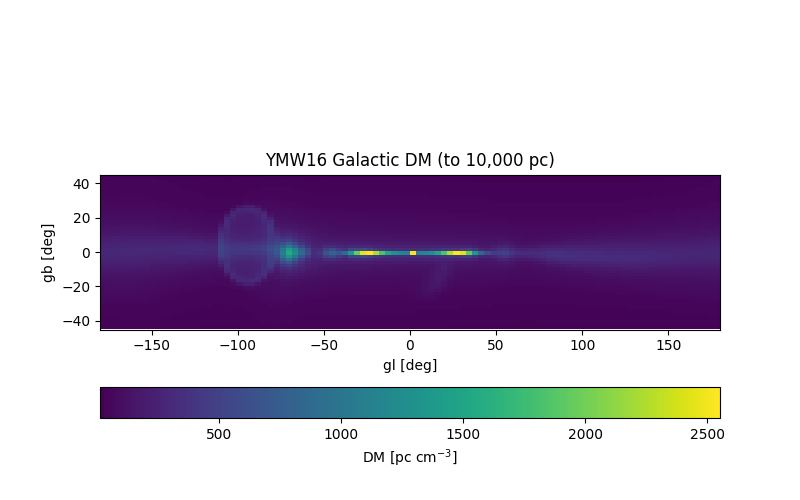

Here is the Python script that generated this plot:
#!/usr/bin/env python
"""
# plot_los_dm.py

Plot electron density from Earth-centric Galactic coordinates, out to a distance
of 10,000 parsecs.
"""

import pyymw16
import pylab as plt
import numpy as np

d = np.zeros((100, 100))

for ii in range(100):
    for jj in range(100):
            gl, gb, dist = (ii-50) * 360./100, (jj-50) * 180./100, 10000
            dm, tau = pyymw16.dist_to_dm(gl, gb, dist)
            d[ii, jj] = dm.value

plt.figure(figsize=(8, 5))
plt.title("YMW16 Galactic DM (to 10,000 pc)")
plt.imshow(d.T, extent=(-180, 180, -90, 90))
plt.ylim(-45, 45)
plt.xlabel("gl [deg]")
plt.ylabel("gb [deg]")
cbar = plt.colorbar(orientation='horizontal')
cbar.set_label("DM [pc cm$^{-3}$]")
plt.savefig("plot_los_dm.png")
plt.show()
